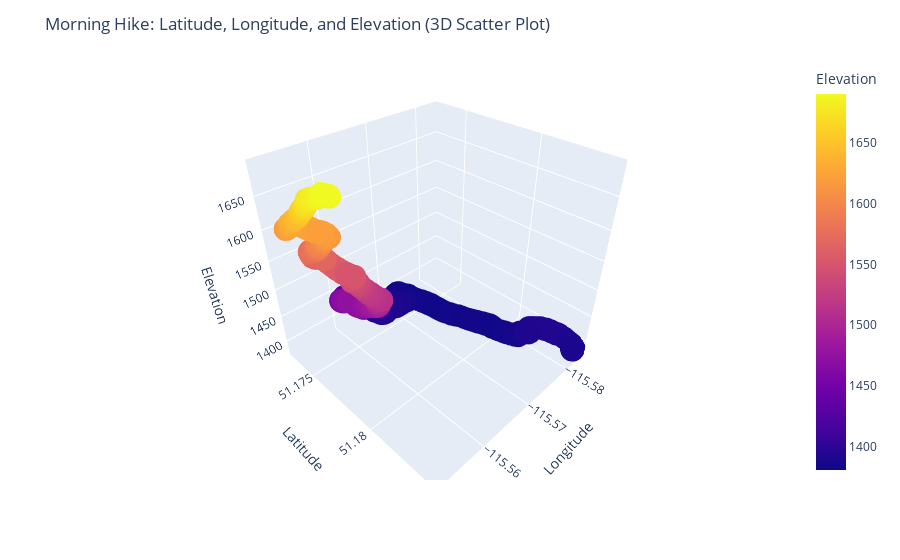

The notebook cell saved with this chart:
### Markdown cell above
### 3D Scatterplot

I think it would be interesting to compare the 2D scatterplot with a 3D version, considering the fact that the dimensions being plotted are spatial in nature. Visually plotting them with a 3D scatterplot makes sense to me.

### Code cell
# Create an interactive 3D scatter plot
fig = px.scatter_3d(data, x='Longitude', y='Latitude', z='Elevation', color='Elevation')

# Set plot title and labels
fig.update_layout(title='Morning Hike: Latitude, Longitude, and Elevation (3D Scatter Plot)',
                  scene=dict(xaxis_title='Longitude', yaxis_title='Latitude', zaxis_title='Elevation'))

# Display the plot
fig.show()


# Save as an interactive HTML file
fig.write_image("scatter_map.png")

### Figure 1 — Plotly figure (JSON) as saved in the notebook; plotly's stock layout.template omitted (floating-point values rounded to 4 significant figures; data arrays with more than 128 entries replaced by an {"elided": "..."} marker saying what was removed)
{"data": [{"hovertemplate": "Longitude=%{x}<br>Latitude=%{y}<br>Elevation=%{marker.color}<extra></extra>", "legendgroup": "", "marker": {"color": {"elided": "2545 int values"}, "coloraxis": "coloraxis", "symbol": "circle"}, "mode": "markers", "name": "", "scene": "scene", "showlegend": false, "type": "scatter3d", "x": {"elided": "2545 float values"}, "y": {"elided": "2545 float values"}, "z": {"elided": "2545 int values"}}], "layout": {"coloraxis": {"colorbar": {"title": {"text": "Elevation"}}, "colorscale": [[0, "#0d0887"], [0.1111, "#46039f"], [0.2222, "#7201a8"], [0.3333, "#9c179e"], [0.4444, "#bd3786"], [0.5556, "#d8576b"], [0.6667, "#ed7953"], [0.7778, "#fb9f3a"], [0.8889, "#fdca26"], [1, "#f0f921"]]}, "legend": {"tracegroupgap": 0}, "margin": {"t": 60}, "scene": {"domain": {"x": [0, 1], "y": [0, 1]}, "xaxis": {"title": {"text": "Longitude"}}, "yaxis": {"title": {"text": "Latitude"}}, "zaxis": {"title": {"text": "Elevation"}}}, "title": {"text": "Morning Hike: Latitude, Longitude, and Elevation (3D Scatter Plot)"}}}
